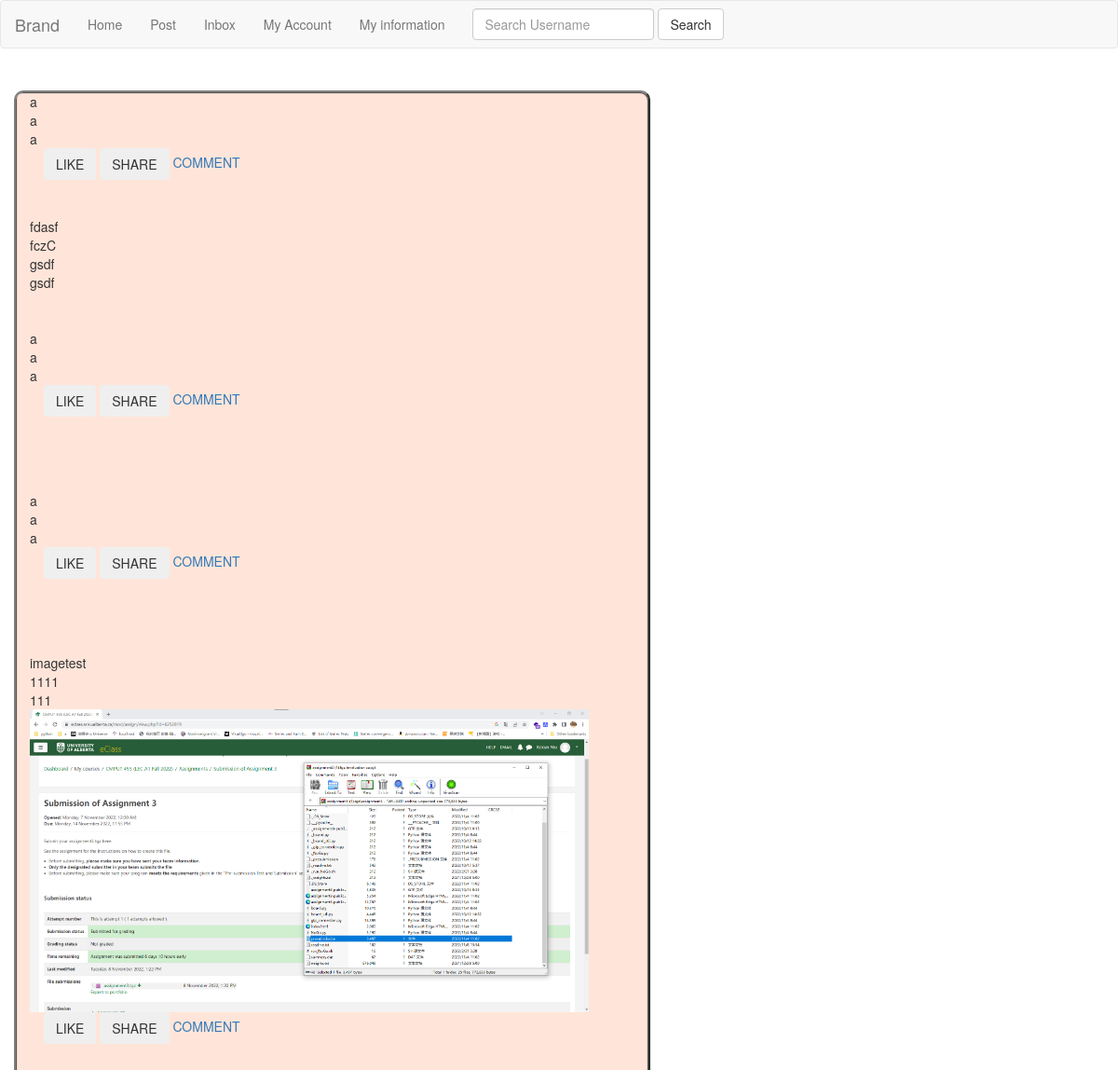
Before: /authors/cao/posts (signed in) with the older database file.
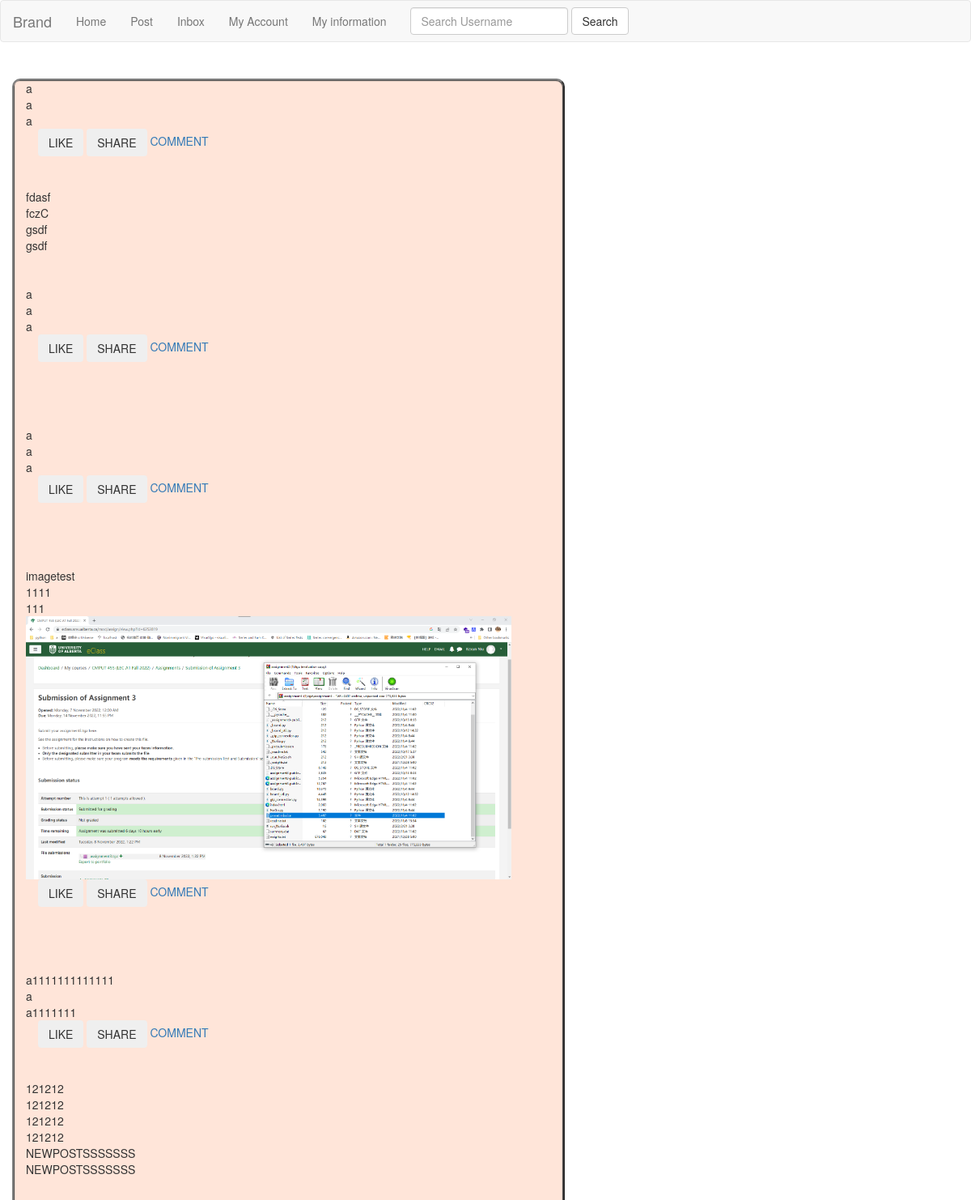
After: the same page with the newer database file.
### post/models.py (models this page shows, shortened)
class Post(models.Model):
    type = models.CharField(default='post', max_length=200)
    title = models.CharField(max_length=200,null=True, blank=True)
    uuid = models.UUIDField(default=uuid.uuid4, primary_key=True, editable=False,unique=True)
    id = models.CharField(max_length=200, null=True)
    source = models.CharField(max_length=200,null=True)
    origin = models.CharField(max_length=200,null=True)
    description = models.TextField(null=True, blank=True)
    content = models.CharField(max_length=256, null=True, blank=True)
    Categories = models.CharField(max_length=100, default="")
    CONTENT_CHOICES = [("text/plain", "Plaintext"),
                       ("text/markdown", "Markdown"),
                       ("application/base64", "app"),
                       ("image/png;base64", "png"),
                       ("image/jpeg;base64", "jpeg")]
    contentType = models.CharField(max_length=30, choices=CONTENT_CHOICES,default = ("text/plain", "Plaintext"))
    TEXT_CHOICES = [("text/plain", "Plaintext"),
                       ("text/markdown", "Markdown")]
    textType = models.CharField(max_length=30, choices=TEXT_CHOICES, default = ("text/plain", "Plaintext"))
    author = models.ForeignKey(single_author,related_name='posts',on_delete=models.CASCADE,blank=True, null=True)
    count = models.IntegerField(default=0)
    published = models.DateTimeField(auto_now_add=True, null=True)
    VISIBILITY_CHOICES = [("PUBLIC", "Public"), ("FRIENDS", "Friends"),
                          ("PRIVATE", "Specific friend")]
    visibility = models.CharField(max_length=7,
                                  choices=VISIBILITY_CHOICES,
                                  default="PUBLIC")
    post_image = models.ImageField(null=True, blank=True, upload_to='images/')
    unlisted = models.BooleanField(default=False)

class Comment(models.Model):
    type = "comment"
    uuid = models.UUIDField(default=uuid.uuid4, primary_key=True, editable=False, unique=True)
    id = models.CharField(max_length=200, null=True)
    post = models.ForeignKey(Post, on_delete=models.CASCADE, null=True)
    author = models.ForeignKey(single_author,related_name='comment',on_delete=models.CASCADE,blank=True, null=True)
    comment = models.TextField(max_length=256, null=True, blank=True)
    CONTENT_CHOICES = [("text/plain", "Plaintext"),
                       ("text/markdown", "Markdown")]
    contentType = models.CharField(max_length=30, choices=CONTENT_CHOICES,default = ("text/plain", "Plaintext"))
    published = models.DateTimeField(auto_now_add=True, null=True)

### post/views.py (the view, shortened to what this page needs)
# urls.py: path("authors/<str:userId>/posts",views.home_page,name="home-page"),
@login_required(login_url='/login/')
def home_page(request,userId):
    booleanOfalert = False
    all_posts = Post.objects.filter(unlisted=False, visibility="PUBLIC")
    post_comments_dict = {}
    for post in all_posts:
        oneListComment = Comment.objects.filter(post__uuid = post.uuid)
        post_comments_dict[post] = oneListComment
    return render(request,"post/index.html",{
        "booleanOfalert":booleanOfalert,
        "post_comments_dict": post_comments_dict,
        "all_posts": all_posts,
        "userId": userId
    })

### post/templates/post/index.html (shortened to what this page needs)
{% extends 'base.html' %} {% load static %}
{% block header%}
{% include "navbar.html" %}
{% endblock %} {% block content %}
<div class="container I_followed">
  <div class="row">
    <div
      class="col-xs-6 col-sm-6 col-md-7 border-3"
      style="
        background-color: #ffe5d9;
        box-shadow: inset 1px -1px 1px #444, inset -1px 1px 1px #444;
        margin-top: 25px;
        border: 2px solid grey;
        border-style: outset;
        border-radius: 10px;
      "
    >
    <ul class = "list-unstyled">
      {% for post,comment in post_comments_dict.items %}
          <li>{{ post.title }}</li>
          <li>{{ post.content }}</li>
          <li>{{ post.description }}</li>
          {% if post.post_image.url is not None %}
            <img src="{{post.post_image.url }}" width="600px">
          {% endif %}
          <div class = "container">{% include "post/button.html" %}</div>
          {% for each_comment in comment %}
            <li>{{ each_comment.comment}}</li>
          {% endfor %}
      {% endfor %}
      </ul>
    </div>
{% endblock %}

### post/templates/post/button.html
<button type="button" class="btn btn-outline-primary">LIKE</button>
<button type="button" class="btn btn-outline-secondary">SHARE</button>
<a href={% url "comment-page" userId post.uuid %} class="button">COMMENT</a>

Changed rows visible on the page:
added Post: title "a1111111111111", content "a", description "a1111111"
added Comment: comment "121212", shown under "a1111111111111"
added Comment: comment "121212", shown under "a1111111111111"
added Comment: comment "121212", shown under "a1111111111111"
added Comment: comment "121212", shown under "a1111111111111"
added Comment: comment "NEWPOSTSSSSSSS", shown under "a1111111111111"
added Comment: comment "NEWPOSTSSSSSSS", shown under "a1111111111111"
